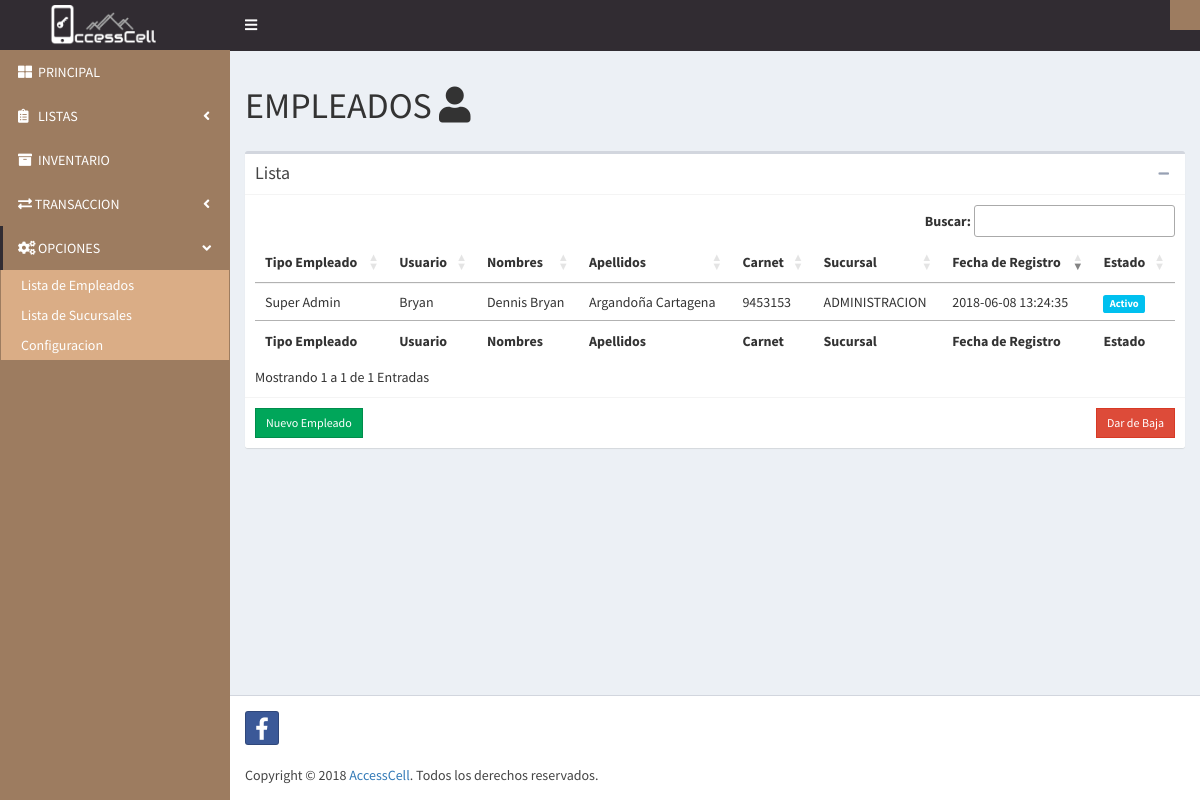
Before: /admin-empleados.php with the older database file.
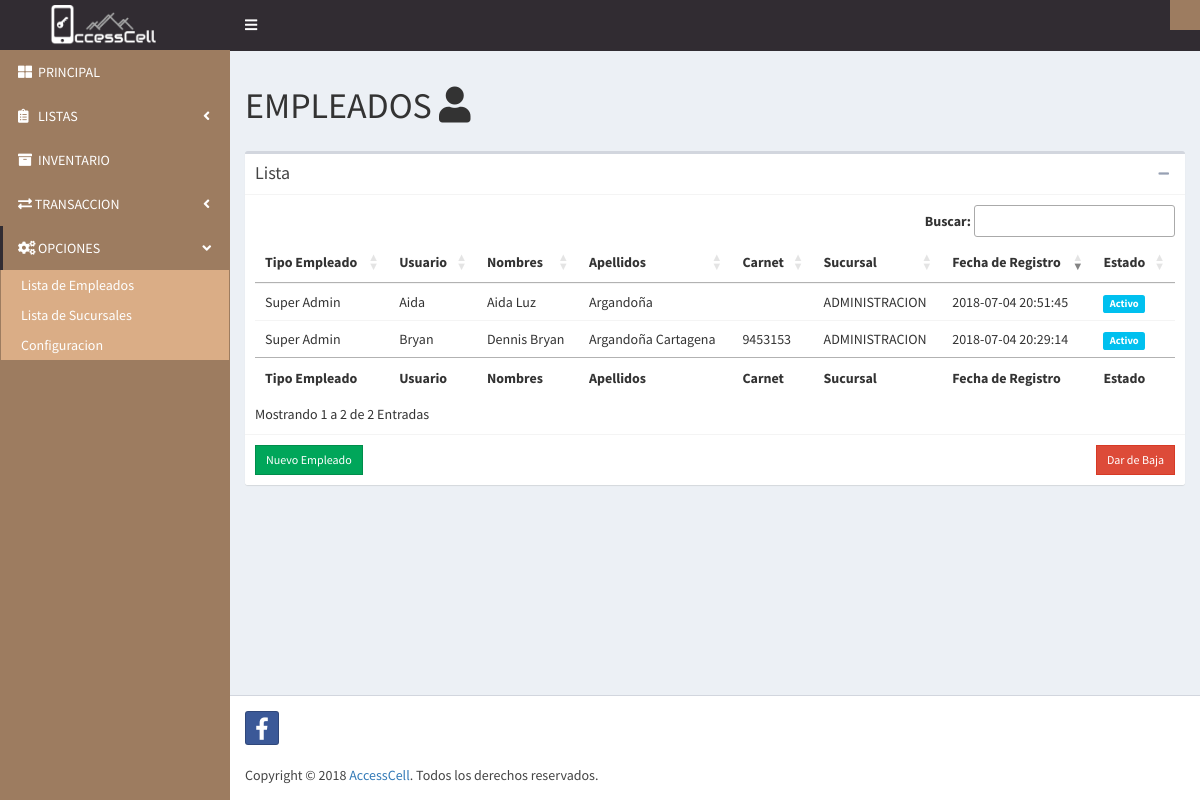
After: the same page with the newer database file.
### tables this page shows
CREATE TABLE `empleado` (
  `idempleado` int(11) NOT NULL,
  `tipo_empleado` varchar(45) NOT NULL,
  `username` varchar(45) NOT NULL,
  `password` varchar(45) NOT NULL,
  `nombres` varchar(45) NOT NULL,
  `apellidos` varchar(45) NOT NULL,
  `telefono` varchar(45) DEFAULT NULL,
  `carnet` varchar(45) DEFAULT NULL,
  `sucursalid` int(11) NOT NULL,
  `fecha_registro` datetime NOT NULL DEFAULT CURRENT_TIMESTAMP,
  `estado` int(11) NOT NULL DEFAULT '1'
);

CREATE TABLE `sucursal` (
  `idsucursal` int(11) NOT NULL,
  `razon_social` varchar(100) NOT NULL,
  `direccion` varchar(150) NOT NULL,
  `telefono` varchar(15) NOT NULL
);

### admin-empleados.php (the view, shortened to what the changed rows need)
<!DOCTYPE html>
<html lang="es">
<head>
    <?php include_once('includes/head.php');?>
</head>
<body class="hold-transition skin-primary sidebar-mini">
    <div class="wrapper">
        <?php $page='OPCIONES'; include 'includes/admin-header.php';?>
                <div class="content-wrapper">
                    <section class="content-header">
                        <div class="row">
                            <div class="col-md-11">
                                <h1>EMPLEADOS <i class="fas fa-user"></i></h1>
                            </div>
                        </div>
                    </section>
                    <section class="content container-fluid">
                        <div class="box">
                            <div class="box-body">
                                <div class="table-responsive">
                                    <table id="empleados" class="table no-margin">
                                        <thead>
                                            <tr>
                                                <th>Tipo Empleado</th>
                                                <th>Usuario</th>
                                                <th>Nombres</th>
                                                <th>Apellidos</th>
                                                <th>Carnet</th>
                                                <th>Sucursal</th>
                                                <th>Fecha de Registro</th>
                                                <th>Estado</th>
                                            </tr>
                                        </thead>
                                        <tbody>
                                            <?php $sql = "SELECT * FROM empleado INNER JOIN sucursal ON(sucursal.idsucursal = empleado.sucursalid)";
                                                $result = mysqli_query($conn,$sql);
                                                if ($result->num_rows > 0) {
                                                    while($row = $result->fetch_assoc()) {
                                                        if($row['estado']==1){
                                                            $estado = "<span class='label label-info'>Activo</span>";
                                                        }
                                                        else{
                                                            $estado = "<span class='label label-warning'>Inactivo</span>";
                                                        }
                                                        $id = $row['idempleado'];
                                                        echo "<tr id='$id'>";
                                                        echo "<td data-target='tipo'>".$row['tipo_empleado']."</td>";
                                                        echo "<td data-target='user'>".$row['username']."</td>";
                                                        echo "<td data-target='nombres'>".$row['nombres']."</td>";
                                                        echo "<td data-target='apellidos'>".$row['apellidos']."</td>";
                                                        echo "<td data-target='carnet'>".$row['carnet']."</td>";
                                                        echo "<td data-target='sucursal'>".$row['razon_social']."</td>";
                                                        echo "<td data-target='fecha'>".$row['fecha_registro']."</td>";
                                                        echo "<td data-target='estado'>".$estado."</td>";
                                                        echo "</tr>";
                                                    }
                                                    } else {
                                                        echo "0 resultados";
                                                    }
                                            ?>
                                        </tbody>
                                        <tfoot>
                                            <tr>
                                                <th>Tipo Empleado</th>
                                                <th>Usuario</th>
                                                <th>Nombres</th>
                                                <th>Apellidos</th>
                                                <th>Carnet</th>
                                                <th>Sucursal</th>
                                                <th>Fecha de Registro</th>
                                                <th>Estado</th>
                                            </tr>
                                        </tfoot>
                                    </table>
                                </div>
                            </div>
                        </div>
                    </section>
                </div>
    </div>
</body>
</html>

Changed rows visible on the page:
removed empleado: tipo_empleado "Super Admin", username "Bryan", nombres "Dennis Bryan", apellidos "Argandoña Cartagena", carnet "9453153", sucursalid.razon_social "ADMINISTRACION", fecha_registro "2018-06-08 13:24:35", estado "Activo"
added empleado: tipo_empleado "Super Admin", username "Bryan", nombres "Dennis Bryan", apellidos "Argandoña Cartagena", carnet "9453153", sucursalid.razon_social "ADMINISTRACION", fecha_registro "2018-07-04 20:29:14", estado "Activo"
added empleado: tipo_empleado "Super Admin", username "Aida", nombres "Aida Luz", apellidos "Argandoña", sucursalid.razon_social "ADMINISTRACION", fecha_registro "2018-07-04 20:51:45", estado "Activo"
Other visible differences:
text written by a page script: "Buscar: Mostrando 1 a 1 de 1 Entradas" → "Buscar: Mostrando 1 a 2 de 2 Entradas"
